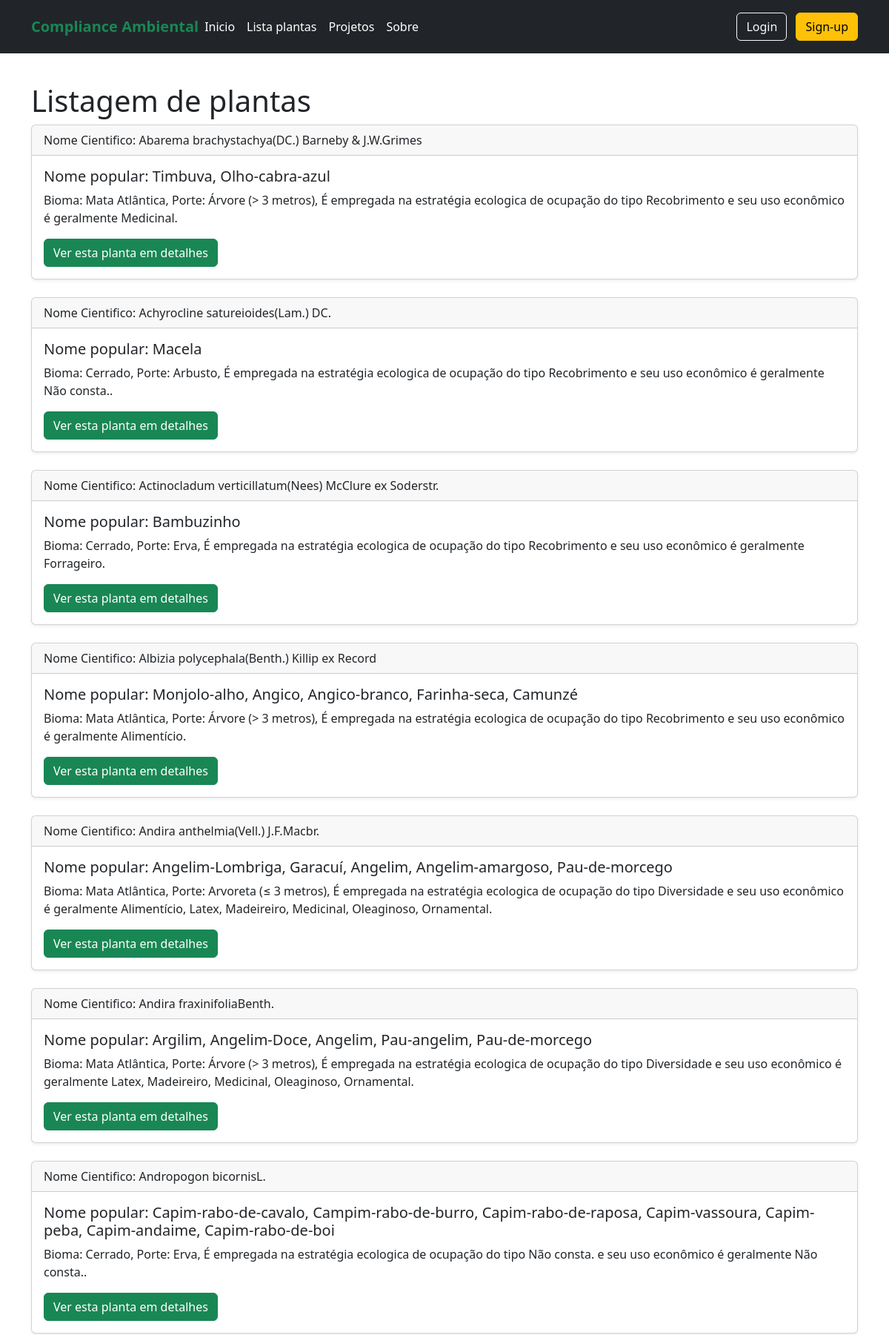
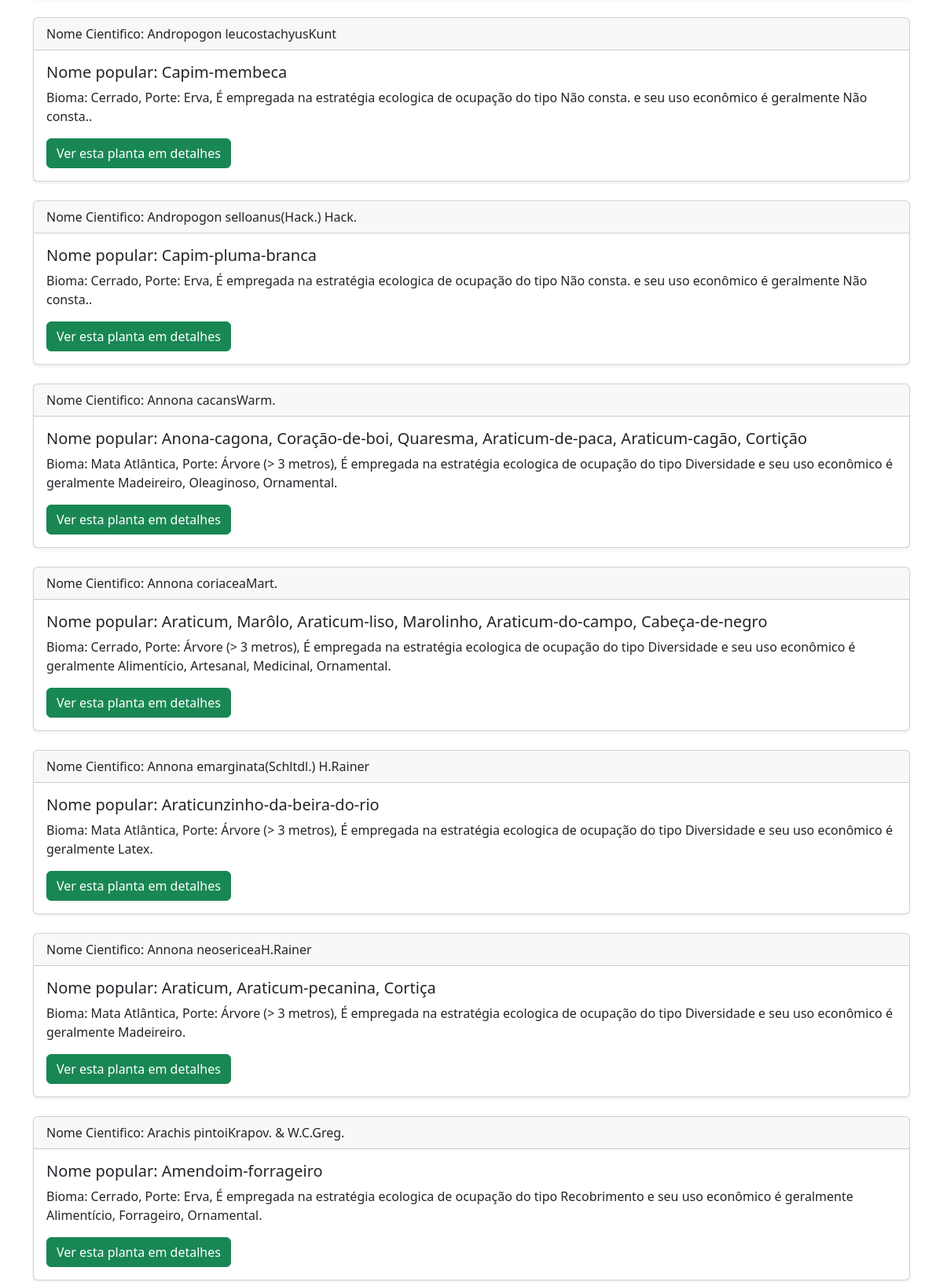
The page /auth/plantas/ (upper part) on the database its author committed (2 pictures, top to bottom).
### app_plantas/models.py (models this page shows)
class Plantas(models.Model):
    id_planta = models.AutoField(primary_key=True)
    especie= models.TextField(max_length=256)
    nome_popular= models.TextField(max_length=256)
    sinonimia= models.TextField(max_length=256)
    familia= models.TextField(max_length=256)
    bioma= models.TextField(max_length=256)
    formacao_vegetal= models.TextField(max_length=51)
    fitofisionomias= models.TextField(max_length=512)
    presenca_nos_estados= models.TextField(max_length=256)
    risco_extincao= models.TextField(max_length=51)
    periodo_coleta_sementes= models.TextField(max_length=51)
    beneficiamento_sementes= models.TextField(max_length=512)
    porcentagem_germinacao= models.TextField(max_length=51)
    substrato_muda= models.TextField(max_length=512)
    desenvolvimento_muda_viveiro= models.TextField(max_length=512)
    numero_sementes_kg= models.TextField(max_length=51)
    armazenamento= models.TextField(max_length=512)
    semeadura= models.TextField(max_length=512)
    nivel_sombreamento_muda_viveiro= models.TextField(max_length=512)
    tolerancia_sombra= models.TextField(max_length=512)
    estrategia_ecologica_ocupacao= models.TextField(max_length=512)
    desenvolvimento_muda_campo= models.TextField(max_length=512)
    recomendacao_adubacao_plantio_campo= models.TextField(max_length=512)
    porte_da_planta= models.TextField(max_length=51)
    periodo_floracao= models.TextField(max_length=512)
    periodo_frutificacao= models.TextField(max_length=512)
    uso_economico= models.TextField(max_length=51)
    caduciflora= models.TextField(max_length=51)
    polinizacao= models.TextField(max_length=51)
    dispersao= models.TextField(max_length=51)

### app_plantas/views.py (the view)
# urls.py: path('plantas/', views.plantas, name='plantas'),
def plantas(request):
    plantas_list = Plantas.objects.all()
    if not plantas_list:
        dados_plantas = plantas_sao_p
        print(type(dados_plantas))
        inserir_dados(dados_plantas)
        plantas_list = Plantas.objects.all()
        print("***Inseri os dados em plantas agora!***")
    context = {"plantas_list": plantas_list}
    return render(request, "users/plantas.html", context)

### app_plantas/templates/users/plantas.html
{% extends 'basico/menu.html' %}
{% block content %}
<div class="container">
  <H1>Listagem de plantas</H1>
  {% for planta in plantas_list %}
  <div class="card shadow-sm">
    <div class="card-header">
      Nome Cientifico: {{ planta.especie }}
    </div>
    <div class="card-body">
      <h5 class="card-title">Nome popular: {{ planta.nome_popular }}</h5>
      <p class="card-text">
        Bioma: {{ planta.bioma }}, Porte: {{planta.porte_da_planta}},
        É empregada na estratégia ecologica de ocupação do tipo {{planta.estrategia_ecologica_ocupacao}}
        e seu uso econômico é geralmente {{planta.uso_economico}}.
      </p>
      <a href="{% url 'detalhe_planta' planta.id_planta %}" class="btn btn-success">
        Ver esta planta em detalhes</a>
    </div>
  </div>
  <br>
  {% endfor %}
</div>
{% endblock %}

### rows shown on the page
Plantas: especie "Abarema brachystachya(DC.) Barneby & J.W.Grimes", nome_popular "Timbuva, Olho-cabra-azul", bioma "Mata Atlântica", porte_da_planta "Árvore (> 3 metros)", estrategia_ecologica_ocupacao "Recobrimento", uso_economico "Medicinal"
Plantas: especie "Achyrocline satureioides(Lam.) DC.", nome_popular "Macela", bioma "Cerrado", porte_da_planta "Arbusto", estrategia_ecologica_ocupacao "Recobrimento", uso_economico "Não consta."
Plantas: especie "Actinocladum verticillatum(Nees) McClure ex Soderstr.", nome_popular "Bambuzinho", bioma "Cerrado", porte_da_planta "Erva", estrategia_ecologica_ocupacao "Recobrimento", uso_economico "Forrageiro"
Plantas: especie "Albizia polycephala(Benth.) Killip ex Record", nome_popular "Monjolo-alho, Angico, Angico-branco, Farinha-seca, Camunzé", bioma "Mata Atlântica", porte_da_planta "Árvore (> 3 metros)", estrategia_ecologica_ocupacao "Recobrimento", uso_economico "Alimentício"
Plantas: especie "Andira anthelmia(Vell.) J.F.Macbr.", nome_popular "Angelim-Lombriga, Garacuí, Angelim, Angelim-amargoso, Pau-de-morcego", bioma "Mata Atlântica", porte_da_planta "Arvoreta (≤ 3 metros)", estrategia_ecologica_ocupacao "Diversidade", uso_economico "Alimentício, Latex, Madeireiro, Medicinal, Oleaginoso, Ornamental"
Plantas: especie "Andira fraxinifoliaBenth.", nome_popular "Argilim, Angelim-Doce, Angelim, Pau-angelim, Pau-de-morcego", bioma "Mata Atlântica", porte_da_planta "Árvore (> 3 metros)", estrategia_ecologica_ocupacao "Diversidade", uso_economico "Latex, Madeireiro, Medicinal, Oleaginoso, Ornamental"
Plantas: especie "Andropogon bicornisL.", nome_popular "Capim-rabo-de-cavalo, Campim-rabo-de-burro, Capim-rabo-de-raposa, Capim-vassoura, Capim-peba, Capim-andaime, Capim-rabo-de-boi", bioma "Cerrado", porte_da_planta "Erva", estrategia_ecologica_ocupacao "Não consta.", uso_economico "Não consta."
Plantas: especie "Andropogon leucostachyusKunt", nome_popular "Capim-membeca", bioma "Cerrado", porte_da_planta "Erva", estrategia_ecologica_ocupacao "Não consta.", uso_economico "Não consta."
Plantas: especie "Andropogon selloanus(Hack.) Hack.", nome_popular "Capim-pluma-branca", bioma "Cerrado", porte_da_planta "Erva", estrategia_ecologica_ocupacao "Não consta.", uso_economico "Não consta."
Plantas: especie "Annona cacansWarm.", nome_popular "Anona-cagona, Coração-de-boi, Quaresma, Araticum-de-paca, Araticum-cagão, Cortição", bioma "Mata Atlântica", porte_da_planta "Árvore (> 3 metros)", estrategia_ecologica_ocupacao "Diversidade", uso_economico "Madeireiro, Oleaginoso, Ornamental"
Plantas: especie "Annona coriaceaMart.", nome_popular "Araticum, Marôlo, Araticum-liso, Marolinho, Araticum-do-campo, Cabeça-de-negro", bioma "Cerrado", porte_da_planta "Árvore (> 3 metros)", estrategia_ecologica_ocupacao "Diversidade", uso_economico "Alimentício, Artesanal, Medicinal, Ornamental"
Plantas: especie "Annona emarginata(Schltdl.) H.Rainer", nome_popular "Araticunzinho-da-beira-do-rio", bioma "Mata Atlântica", porte_da_planta "Árvore (> 3 metros)", estrategia_ecologica_ocupacao "Diversidade", uso_economico "Latex"
Plantas: especie "Annona neosericeaH.Rainer", nome_popular "Araticum, Araticum-pecanina, Cortiça", bioma "Mata Atlântica", porte_da_planta "Árvore (> 3 metros)", estrategia_ecologica_ocupacao "Diversidade", uso_economico "Madeireiro"
Plantas: especie "Arachis pintoiKrapov. & W.C.Greg.", nome_popular "Amendoim-forrageiro", bioma "Cerrado", porte_da_planta "Erva", estrategia_ecologica_ocupacao "Recobrimento", uso_economico "Alimentício, Forrageiro, Ornamental"
